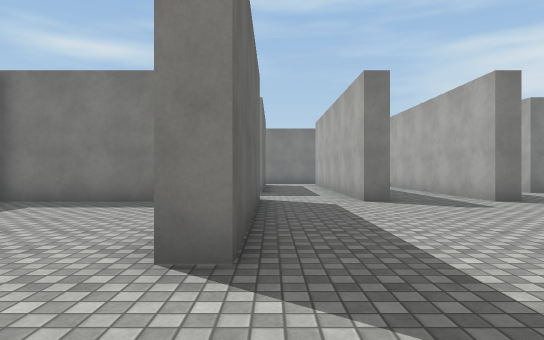
[1] (above)

22 first-person views from a walk through a scene from a Unity 3-D project. The camera is 1.2 m above the floor, looks level and sees 75° across. The floor is counted in squares, 2 m on a side. Each view is taken from the middle of a square. On the plan, view 1 faces up. The plan holds only what a view shows up to about 10 squares ahead; the rest is blank. The place goes on beyond the plan. The player is left out. Surface patterns are stand-ins for the level's own textures.

[2]
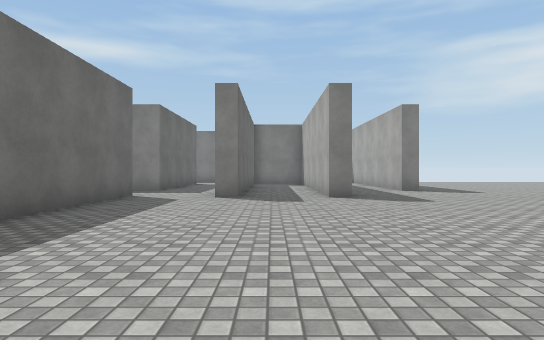

[3]
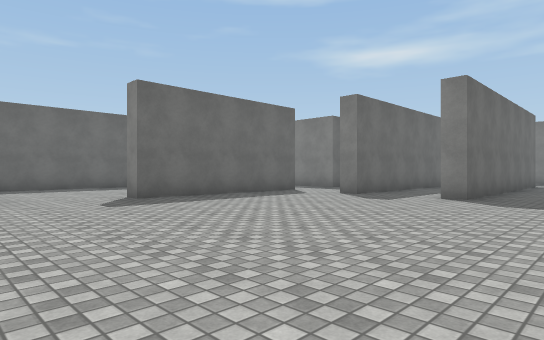

[4]
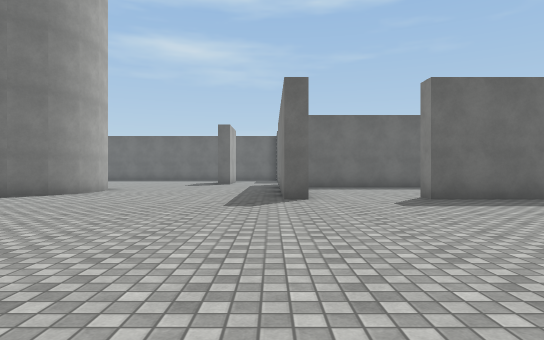

[5]
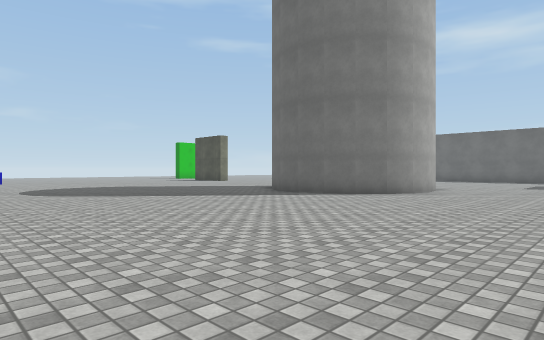

[6]
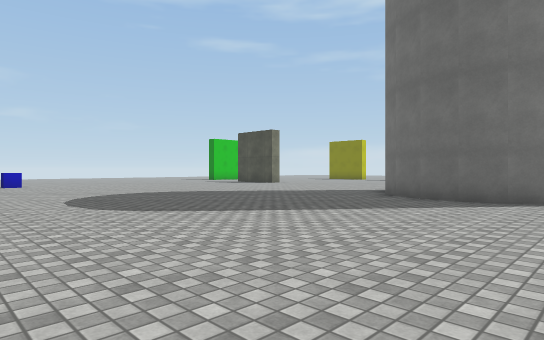

[7]
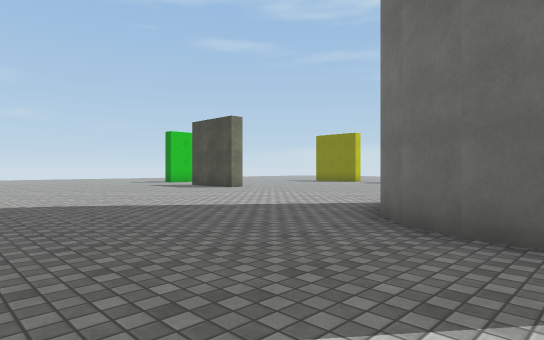

[8]
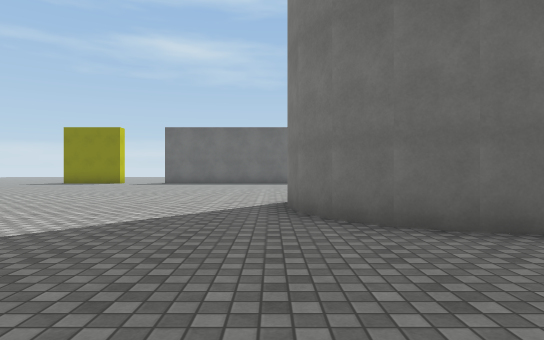

[9]
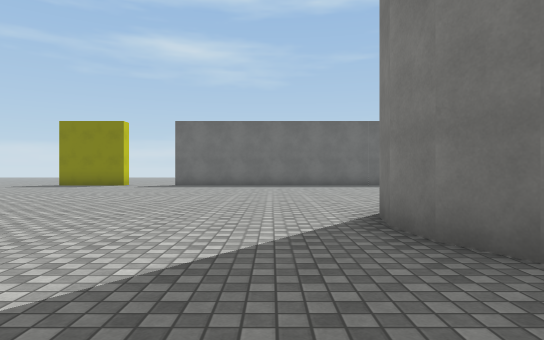

[10]
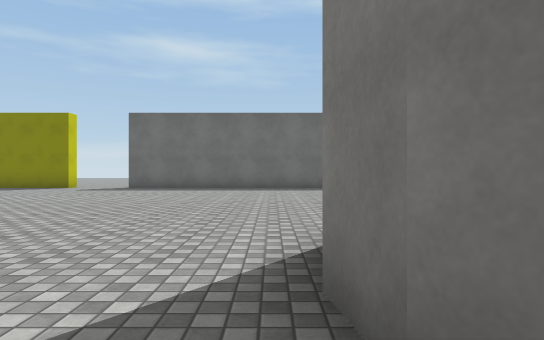

[11]
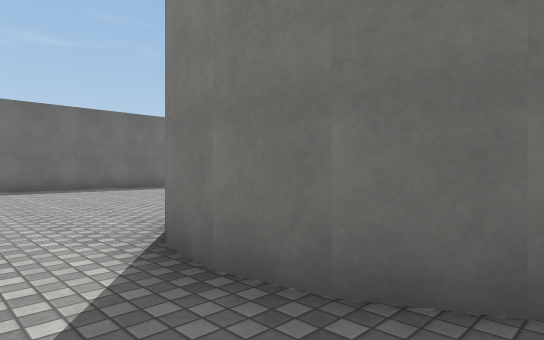

[12]
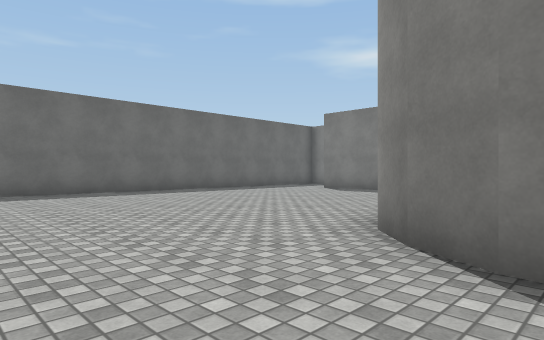

[13]
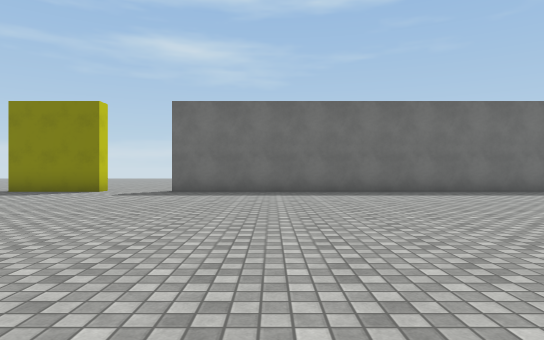

[14]
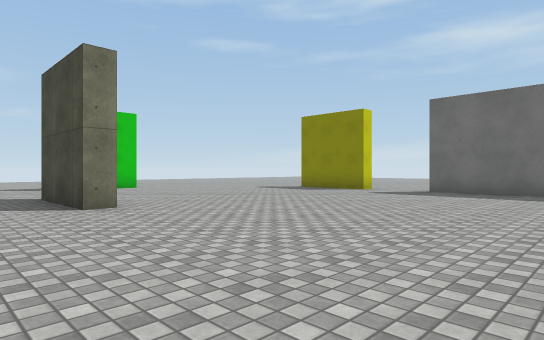

[15]
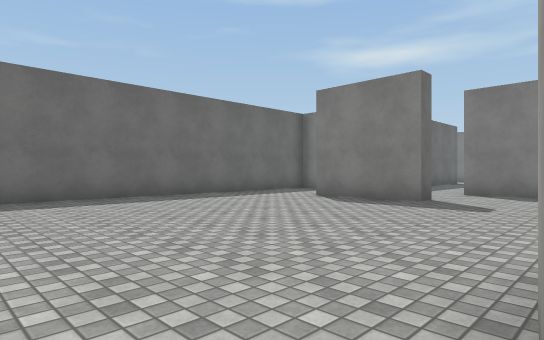

[16]
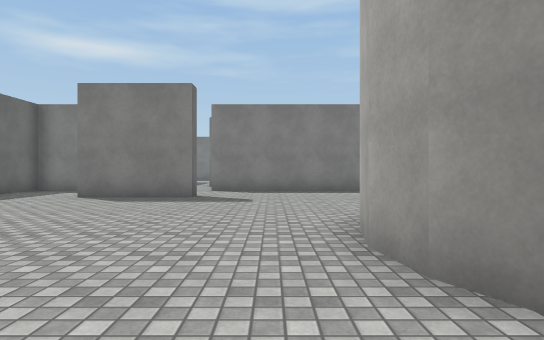

[17]
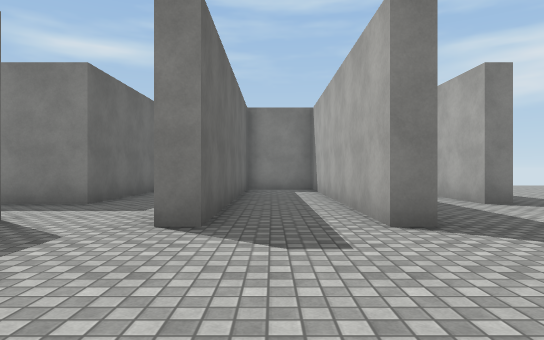

[18]
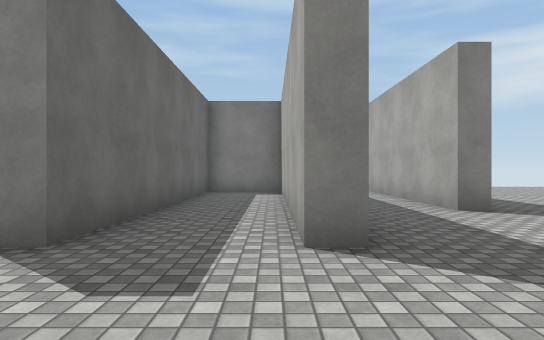

[19]
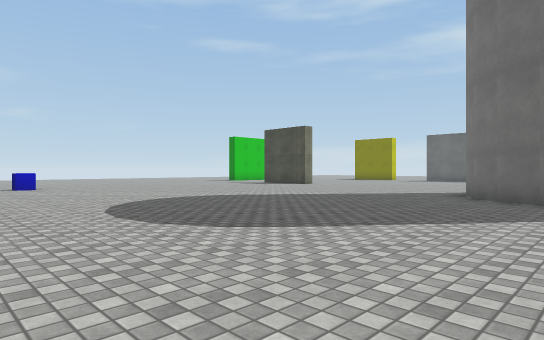

[20]
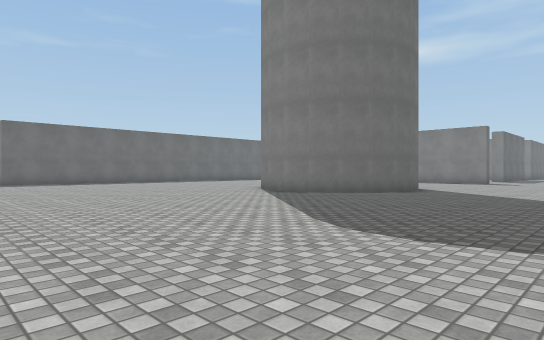

[21]
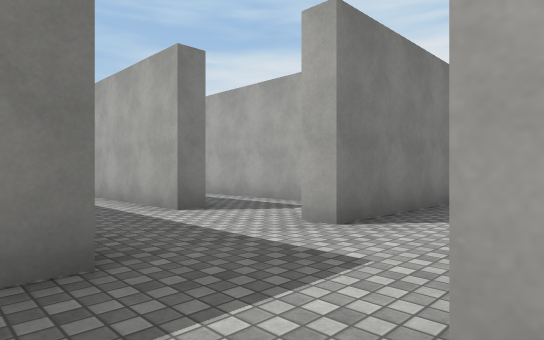

[22]
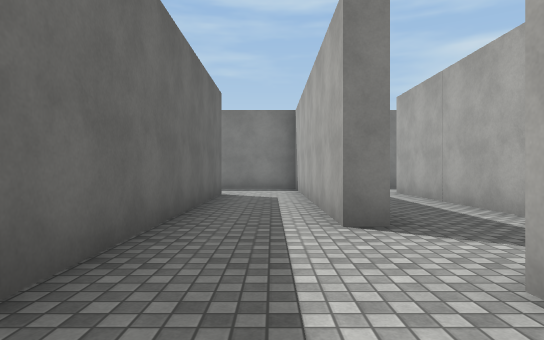

### Floor plan
Points are (right, up) in squares from view 1. A wall is a line through its corners. A room is listed if a view was taken in it or the views show most of it. See-through windows are left out.
Room 1 (views 1, 2, 3, 4, 5, 6, 7, 8, 9, 10, 11, 12, 13, 14, 15, 16, 17, 18, 19, 20, 21, 22)
walls: (-3.2, -5.8) (-2.8, -5.7) (-2, -5.9) (-1.3, -6.2) (-0.7, -6.8) (-0.4, -7.5) (-0.3, -8.3) (-0.4, -9) (-0.7, -9.7) (-1.3, -10.3) (-2, -10.6) (-2.7, -10.7) (-3.5, -10.6) (-4.2, -10.3) (-4.8, -9.7) (-5.1, -9) (-5.2, -8.3) (-5.1, -7.5); (-7.7, -2.8) (-7.7, -3.2) (-10.2, -3.2); (-10.2, -0.8) (-10.8, -0.8); (-12.7, -2.5) (-12.7, -15.8); (-5.2, 1) (-5.2, 0.5); (-0.2, -0.2) (-0.2, -0.8) (-7.7, -0.8) (-7.7, -0.2); (-5.2, -17.7) (-4.8, -17.7) (-4.8, -18.5); (-12.7, -17.6) (-12.7, -18.5); (-2.2, 6.8) (-5.2, 6.8); (-0.2, 7.2) (-0.2, 2.3) (-0.8, 2.3); (4.8, 10.9) (4.8, 6.8) (4.3, 6.8) (4.3, 13.8) (2.3, 13.8) (2.3, 6.8) (1.8, 6.8); (7.4, 9.3) (6.8, 9.3) (6.8, 14)
ways out: opening at (-11.5, -3); opening at (-10, -2); opening at (-8.5, -1); opening at (1, 7)

Where each view was taken, in squares from view 1:
view 1: 0 up, 0 right, facing up
view 2: 1 down, 3 right, facing up
view 3: 1 down, 7 right, facing up-left
view 4: 1 down, 7 right, facing left
view 5: 2 down, 7 right, facing down-left
view 6: 6 down, 7 right, facing down-left
view 7: 8 down, 3 right, facing down-left
view 8: 11 down, 3 right, facing left
view 9: 12 down, 1 right, facing left
view 10: 11 down, 1 left, facing left
view 11: 12 down, 1 left, facing up-left
view 12: 13 down, 3 left, facing up-left
view 13: 13 down, 3 left, facing left
view 14: 12 down, 3 left, facing down-left
view 15: 10 down, 5 left, facing up-left
view 16: 11 down, 6 left, facing up
view 17: 3 up, 3 right, facing up
view 18: 4 up, 4 right, facing up
view 19: 8 down, 7 right, facing down-left
view 20: 18 down, 4 right, facing up-left
view 21: 3 down, 11 left, facing up-right
view 22: 2 down, 9 left, facing up
